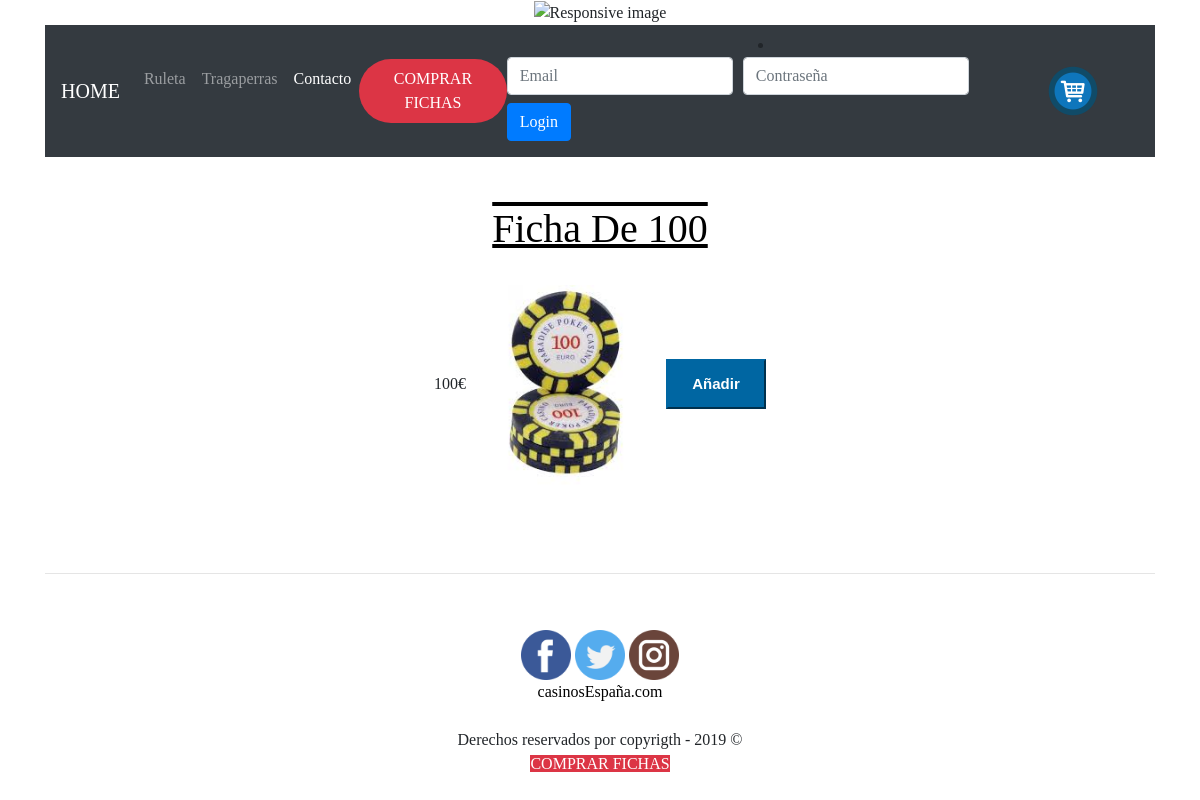
/index.php?ctl=ver&id=1, run on the app's committed database.
### tables this page shows
CREATE TABLE `fichascasino` (
  `id` int(11) NOT NULL,
  `nombre` varchar(255) NOT NULL,
  `precio` int(10) NOT NULL,
  `imagen` varchar(255) NOT NULL
);

### app/controller.php (called while the page is built, shortened)
<?php
class Controller {
    public function ver() {
        $id = $_GET['id'];
        $m = new Model(Config::$mvc_bd_nombre, Config::$mvc_bd_usuario, Config::$mvc_bd_clave, Config::$mvc_bd_hostname);
        $ficha = $m->dameFicha($id);
        $params = $ficha;
        require __DIR__ . '/templates/verFicha.php';
    }
}

### app/model.php (called while the page is built, shortened)
<?php
class Model {
    protected $conexion;
    public function __construct($dbname, $dbuser, $dbpass, $dbhost) {
        $mvc_bd_conexion = new mysqli($dbhost, $dbuser, $dbpass, $dbname);
        $mvc_bd_conexion->set_charset("utf8");
        $this->conexion = $mvc_bd_conexion;
    }
    public function dameFicha($id) {
        $id = htmlspecialchars($id);
        $sql = "select * from fichascasino where id=".$id;
        $result = $this->conexion->query($sql);
        $row = $result->fetch_assoc();
        return $row;
    }
}

### app/templates/verFicha.php (the view, shortened to what this page needs)
<br/><br>
<h1 class="centrar"><?php echo $params['nombre'] ?></h1>
<br>
<table>
    <tr>
        <img src='<?php echo $ficha['imagen']?>' width="200px"/></td>
        <form id="anadirCesta" action="index.php?ctl=anadirCesta" method="POST" >
                <?php $add = true;
                if($add){
                    echo('<input class="inpu btn-primary" type="submit" value="Añadir">');
               } else{
                    echo('<input class="inpu btn-primary" type="submit" value="Cesta">');
               }
               ?>
            </form>
 </tr>
</table>
<br>
<?php include 'layout.php' ?>

### web/css/estilo.css (style rules this page uses)
body { font-family: Georgia, "Times New Roman", Times, serif; background-image: url("../web/img/imagenesHome/fondo.jpg"); text-align: center; }
h1 { color: black; text-decoration: underline overline; }
.centrar { text-align: center; }
table { border-collapse: collapse; width: 60%; //margin-left: 20%; }
.inpu { background: #0066A2; color: white; border-style: outset; border-color: #0066A2; height: 50px; width: 100px; font: bold 15px arial, sans-serif; text-shadow:none; margin-top: 15px; }
input { margin-bottom: 10px; }

### data on the page
fichascasino: nombre "Ficha De 100", imagen (picture)
